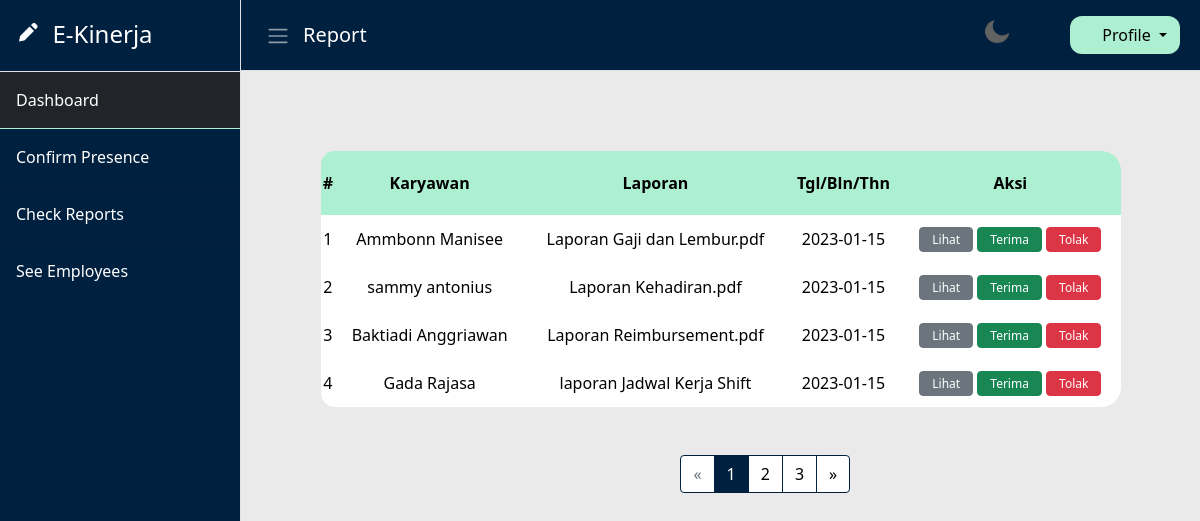
/web/report/show.php (signed in), run on the app's committed database.
### tables this page shows
CREATE TABLE `reports` (
  `id` bigint(20) NOT NULL,
  `title` varchar(256) NOT NULL,
  `description` text NOT NULL,
  `file` text NOT NULL,
  `date_of_submission` timestamp NOT NULL DEFAULT current_timestamp() ON UPDATE current_timestamp(),
  `is_approved` tinyint(1) NOT NULL DEFAULT 0,
  `is_rejected` tinyint(1) NOT NULL DEFAULT 0,
  `is_pending` tinyint(1) NOT NULL DEFAULT 1,
  `user_id` bigint(20) NOT NULL
);

CREATE TABLE `users` (
  `id` bigint(20) NOT NULL,
  `username` varchar(64) NOT NULL,
  `password` varchar(64) NOT NULL,
  `first_name` varchar(64) NOT NULL,
  `last_name` varchar(64) NOT NULL,
  `picture` text DEFAULT NULL,
  `address` varchar(64) NOT NULL,
  `date_of_birth` date NOT NULL,
  `date_of_admission` datetime DEFAULT NULL,
  `position_id` bigint(20) NOT NULL,
  `division_id` bigint(20) NOT NULL
);

### config/DBConfig.php (called while the page is built, shortened)
<?php
    class DBConfig {
        static function connect() {
            $host = "localhost:3306";
            $user = "root";
            $pass = "";
            $db = "project_pwl";
            $conn = mysqli_connect($host, $user, $pass, $db);
            if (!$conn) {
                die("Connection Failed : " . mysqli_connect_error());
                return null;
            }
            else return $conn;
        }
    }
?>

### controller/ReportsController.php (called while the page is built, shortened)
<?php
    require_once("../../config/DBConfig.php");
    class ReportsController {
        public function readPendingReportsByDivisionId($division_id) {
            $this -> conn = DBConfig::connect();
            $sql = ReportsQuery::$readPendingReportsByDivisionId;
            $stmt = mysqli_prepare($this->conn, $sql);
            $stmt -> bind_param("s", $division_id);
            $stmt -> execute();
            return $stmt -> get_result();
        }
    }
?>

### web/report/show.php (the view, shortened to what this page needs)
<?php
    require_once("../../controller/ReportsController.php");
    $report_controller = new ReportsController();
    $pstResult = $report_controller -> readPendingReportsByDivisionId($user['division_id']);
?>
<!DOCTYPE html>
<html lang="en">
    <head>
        <?php
            include("../layout/header.php");
        ?>
    </head>
    <body>
        <div class="d-flex" id="wrapper">
            <?php include("../layout/sidebar.php") ?>
            <div id="page-content-wrapper">
                <?php include("../layout/navbar.php") ?>
                <div class="container">
                    <div class="container-table">
                        <table>
                            <tr class="table-header bg-table-header">
                                <th>#</th>
                                <th>Karyawan</th>
                                <th>Laporan</th>
                                <th>Tgl/Bln/Thn</th>
                                <th>Aksi</th>
                            </tr>
                            <?php
                                $page = (isset($_GET['page']))
                                        ? $_GET['page']
                                        : 1;
                                $pagination = (mysqli_num_rows($pstResult) > 5)
                                            ? 5
                                            : mysqli_num_rows($pstResult);
                                $index = $pagination * ($page - 1);
                                for ($i = $index; $i < $pagination * $page; $i++) {
                                    $data = $pstResult -> fetch_array(MYSQLI_BOTH);
                            ?>
                            <tr class="table-body bg-table-body-odd">
                                <td><?= ($i+1) ?></td>
                                <td><?= $data['first_name'] . " " . $data['last_name'] ?></td>
                                <td><?= $data['file'] ?></td>
                                <td><?= $data['date_of_submission'] ?></td>
                                <td>
                                    <a href="#" class="btn btn-secondary">Lihat</a>
                                    <a href="<?= htmlspecialchars($_SERVER['PHP_SELF']) . "?update=accept&report_id=" . $data['id'] ?>" class="btn btn-success">Terima</a>
                                    <a href="<?= htmlspecialchars($_SERVER['PHP_SELF']) . "?update=reject&report_id=" . $data['id'] ?>" class="btn btn-danger">Tolak</a>
                                </td>
                            </tr>
                            <?php } ?>
                        </table>
                    </div>
                    <?php include("../layout/pagination.php") ?>
                </div>
            </div>
        </div>
    </body>
</html>

### asset/css/main.css (style rules this page uses)
* { box-sizing: border-box; }

### asset/css/report/show.css (style rules this page uses)
.bg-table-header { background-color: #ADEFD1; }
.bg-table-body-odd { background-color: #FFFFFF; }
.container { margin: 5rem auto; width: 50rem; height: 40rem; padding: 0; }
.container-table table { width: 100%; height: fit-content; }
.container-table table tr:first-of-type th:first-of-type { border-radius: 20px 0 0 0; }
.container-table table tr:first-of-type th:last-of-type { border-radius: 0 20px 0 0; }
.container-table table tr:last-of-type td:first-of-type { border-radius: 0 0 0 20px; }
.container-table table tr:last-of-type td:last-of-type { border-radius: 0 0 20px 0; }
.container-table table .table-header { height: 4rem; }
.container-table table .table-body { height: 3rem; }
.container-table table th, .container-table table td { text-align: center; }
.container-table table a { height: 25px; font-size: 12px; padding-top: 3px; }

### data on the page
reports: user.first_name "Ammbonn", user.last_name "Manisee", file "Laporan Gaji dan Lembur.pdf", date_of_submission "2023-01-15"
reports: user.first_name "sammy", user.last_name "antonius", file "Laporan Kehadiran.pdf", date_of_submission "2023-01-15"
reports: user.first_name "Baktiadi", user.last_name "Anggriawan", file "Laporan Reimbursement.pdf", date_of_submission "2023-01-15"
reports: user.first_name "Gada", user.last_name "Rajasa", file "laporan Jadwal Kerja Shift", date_of_submission "2023-01-15"

### other printed values
$title "Report"
